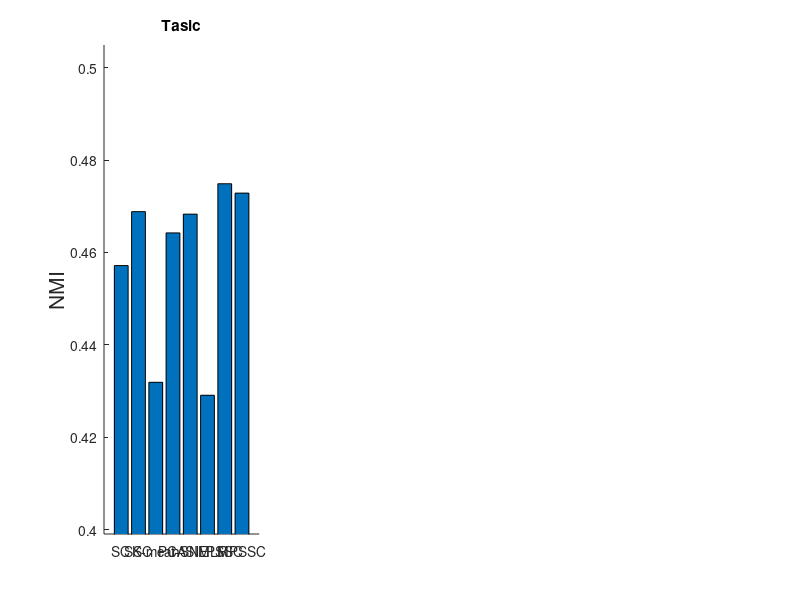

The MATLAB source for this figure: (Note: this script raises an error after producing the figure.)
%% generate figures related to three larger-scale scRNA-seq data sets
%% All the loading files can be generated in running_large_scRNA (Fig5).m


%% Figure 5
rng(100)
method_title={'SC', 'SSC', 'KM','PCA','tSNE','SIMLR', 'PSSC', 'MPSSC'};
dataname = {'Tasic', 'Zeisel', 'Macosko'} 




%% Tasic
addpath(genpath(pwd)) 
load('realdata10_tasic_except.mat')
load('Tasic_MPSSC.mat')
valtot=[valtot, [tot_mpssc2, toc_mpssc2]',[tot_mpssc, toc_mpssc]'];
method_title={'SC', 'SSC', 'KM','PCA','tSNE','SIMLR', 'PSSC', 'MPSSC'};
valtot=[method_title;  num2cell(valtot)]
valtot_set{1}=valtot;


%% Ziesel
load('realdata5_ziesel2_excep_MPSSC2.mat')
load('Ziesel_MPSSC.mat')
valtot=[valtot, [tot_mpssc2, toc_mpssc2]',[tot_mpssc, toc_mpssc]'];
method_title={'SC', 'SSC', 'KM','PCA','tSNE','SIMLR', 'PSSC', 'MPSSC'};
valtot=[method_title;  num2cell(valtot)]
valtot_set{2}=valtot;


%% Macosko
load('realdata5_macosko_excep_MPSSC.mat')
load('Macosko_MPSSC.mat')
valtot=[valtot, [tot_mpssc2, toc_mpssc2]',[tot_mpssc, toc_mpssc]'];
method_title={'SC', 'SSC', 'KM','PCA','tSNE','SIMLR', 'PSSC', 'MPSSC'};
valtot=[method_title;  num2cell(valtot)]
valtot_set{3}=valtot;


clear vars title

clf
for i=1:3
subplot(1,3,i)
val1=cell2mat(valtot_set{i}(2,:));
hold on
ttt1=bar(1:8,val1);  
set(gca,'XTick',1:1:8)
xlim([0 9]);  ylim([min(val1)-0.03 max(val1)+0.03])
ylabel('NMI', 'FontSize', 15)
xticklabels({'SC'    'SSC' 'K-mean'   'PCA'    't-SNE'    'SIMLR'    'PSSC'    'MPSSC'});   xtickangle(45)
htitle=title(sprintf('%s',dataname{i})); htitle.FontSize=16;
if i==1
    htext=text(-0.1,1.07,'A','Units','normalized')
    htext.FontSize=20;
end
set(gca,'FontSize', 14);
end
print -depsc real_large_data_nmi


clf
for i=1:3
subplot(1,3,i)
val1=cell2mat(valtot_set{i}(3,:));
hold on
ttt1=bar(1:8,val1);
set(gca,'XTick',1:1:8)
xlim([0 9]);   ylim([min(val1)-0.03 max(val1)+0.03])
ylabel('Purity', 'FontSize', 15)
xticklabels({'SC'    'SSC' 'K-mean'   'PCA'    't-SNE'    'SIMLR'    'PSSC'    'MPSSC'});   xtickangle(45)
htitle=title(sprintf('%s',dataname{i})); htitle.FontSize=16;
set(gca,'FontSize', 14);
if i==1
    htext=text(-0.1,1.07,'A','Units','normalized')
    htext.FontSize=20;
end
end
print -depsc real_large_data_purity


clf
for i=1:3
subplot(1,3,i)
val1=cell2mat(valtot_set{i}(4,:));
hold on
ttt1=bar(1:8,val1); 
set(gca,'XTick',1:1:8)
xlim([0 9]);  ylim([min(val1)-0.03 max(val1)+0.03])
ylabel('ARI', 'FontSize', 15)
xticklabels({'SC'    'SSC' 'K-mean'   'PCA'    't-SNE'    'SIMLR'    'PSSC'    'MPSSC'});   xtickangle(45)
htitle=title(sprintf('%s',dataname{i})); htitle.FontSize=16;
set(gca,'FontSize', 14);
if i==1
    htext=text(-0.1,1.07,'B','Units','normalized')
    htext.FontSize=20;
end
end
print -depsc real_large_data_ari



clf
for i=1:3
subplot(1,3,i)
val1=cell2mat(valtot_set{i}(5,:))/60;
hold on
ttt1=bar(1:8,val1);  
set(gca,'XTick',1:1:8)
xlim([0 9]);  
ylabel('Time (minutes)', 'FontSize', 12)
xticklabels({'SC'    'SSC' 'K-mean'   'PCA'    't-SNE'    'SIMLR'    'PSSC'    'MPSSC'});   xtickangle(45)
htitile=title(sprintf('%s',dataname{i})); htitile.FontSize=16;
set(gca,'FontSize', 14);
if i==1
    htext=text(-0.1,1.07,'B','Units','normalized')
    htext.FontSize=20;
end
end
print -depsc real_large_data_computation












